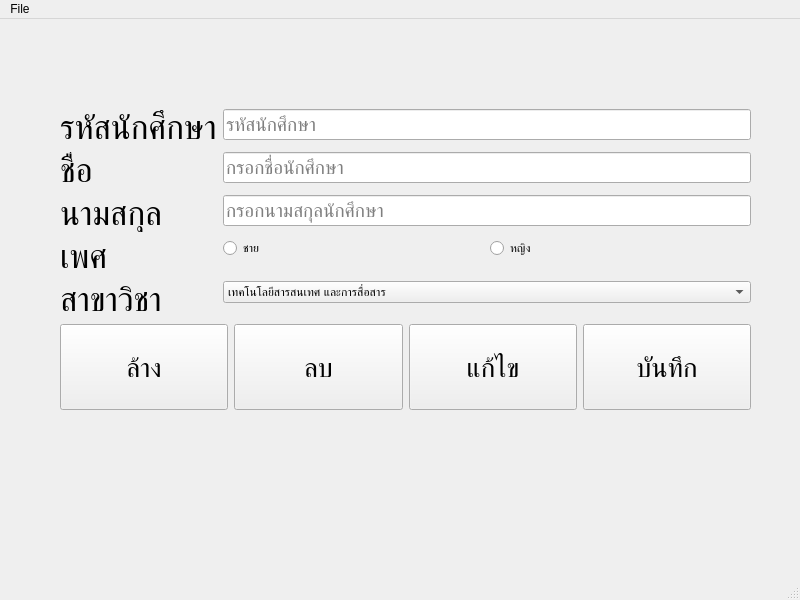
<?xml version="1.0" encoding="UTF-8"?>
<ui version="4.0">
 <class>MainWindow</class>
 <widget class="QMainWindow" name="MainWindow">
  <property name="geometry">
   <rect>
    <x>0</x>
    <y>0</y>
    <width>800</width>
    <height>600</height>
   </rect>
  </property>
  <property name="windowTitle">
   <string>MainWindow</string>
  </property>
  <widget class="QWidget" name="centralwidget">
   <widget class="QWidget" name="">
    <property name="geometry">
     <rect>
      <x>60</x>
      <y>90</y>
      <width>691</width>
      <height>301</height>
     </rect>
    </property>
    <layout class="QVBoxLayout" name="verticalLayout">
     <item>
      <layout class="QFormLayout" name="formLayout">
       <item row="0" column="0">
        <widget class="QLabel" name="label">
         <property name="font">
          <font>
           <pointsize>25</pointsize>
          </font>
         </property>
         <property name="text">
          <string>รหัสนักศึกษา</string>
         </property>
        </widget>
       </item>
       <item row="0" column="1">
        <widget class="QLineEdit" name="lineEdit">
         <property name="font">
          <font>
           <pointsize>14</pointsize>
          </font>
         </property>
         <property name="inputMask">
          <string/>
         </property>
         <property name="text">
          <string/>
         </property>
         <property name="placeholderText">
          <string>รหัสนักศึกษา</string>
         </property>
        </widget>
       </item>
       <item row="1" column="0">
        <widget class="QLabel" name="label_2">
         <property name="font">
          <font>
           <pointsize>25</pointsize>
          </font>
         </property>
         <property name="text">
          <string>ชื่อ</string>
         </property>
        </widget>
       </item>
       <item row="1" column="1">
        <widget class="QLineEdit" name="lineEdit_2">
         <property name="font">
          <font>
           <pointsize>14</pointsize>
          </font>
         </property>
         <property name="inputMask">
          <string/>
         </property>
         <property name="text">
          <string/>
         </property>
         <property name="placeholderText">
          <string>กรอกชื่อนักศึกษา</string>
         </property>
        </widget>
       </item>
       <item row="2" column="0">
        <widget class="QLabel" name="label_3">
         <property name="font">
          <font>
           <pointsize>25</pointsize>
          </font>
         </property>
         <property name="text">
          <string>นามสกุล</string>
         </property>
        </widget>
       </item>
       <item row="2" column="1">
        <widget class="QLineEdit" name="lineEdit_3">
         <property name="font">
          <font>
           <pointsize>14</pointsize>
          </font>
         </property>
         <property name="inputMask">
          <string/>
         </property>
         <property name="text">
          <string/>
         </property>
         <property name="placeholderText">
          <string>กรอกนามสกุลนักศึกษา</string>
         </property>
        </widget>
       </item>
       <item row="3" column="0">
        <widget class="QLabel" name="label_4">
         <property name="font">
          <font>
           <pointsize>25</pointsize>
          </font>
         </property>
         <property name="text">
          <string>เพศ</string>
         </property>
        </widget>
       </item>
       <item row="4" column="0">
        <widget class="QLabel" name="label_5">
         <property name="font">
          <font>
           <pointsize>25</pointsize>
          </font>
         </property>
         <property name="text">
          <string>สาขาวิชา</string>
         </property>
        </widget>
       </item>
       <item row="4" column="1">
        <widget class="QComboBox" name="comboBox">
         <property name="sizePolicy">
          <sizepolicy hsizetype="Preferred" vsizetype="Fixed">
           <horstretch>0</horstretch>
           <verstretch>0</verstretch>
          </sizepolicy>
         </property>
         <item>
          <property name="text">
           <string>เทคโนโลยีสารสนเทศ และการสื่อสาร</string>
          </property>
         </item>
        </widget>
       </item>
       <item row="3" column="1">
        <layout class="QHBoxLayout" name="horizontalLayout">
         <item>
          <widget class="QRadioButton" name="radioButton">
           <property name="text">
            <string>ชาย</string>
           </property>
          </widget>
         </item>
         <item>
          <widget class="QRadioButton" name="radioButton_2">
           <property name="text">
            <string>หญิง</string>
           </property>
          </widget>
         </item>
        </layout>
       </item>
      </layout>
     </item>
     <item>
      <layout class="QHBoxLayout" name="horizontalLayout_2">
       <item>
        <widget class="QPushButton" name="pushButton">
         <property name="sizePolicy">
          <sizepolicy hsizetype="Minimum" vsizetype="Minimum">
           <horstretch>0</horstretch>
           <verstretch>0</verstretch>
          </sizepolicy>
         </property>
         <property name="font">
          <font>
           <pointsize>20</pointsize>
          </font>
         </property>
         <property name="text">
          <string>ล้าง</string>
         </property>
        </widget>
       </item>
       <item>
        <widget class="QPushButton" name="pushButton_2">
         <property name="sizePolicy">
          <sizepolicy hsizetype="Minimum" vsizetype="Minimum">
           <horstretch>0</horstretch>
           <verstretch>0</verstretch>
          </sizepolicy>
         </property>
         <property name="font">
          <font>
           <pointsize>20</pointsize>
          </font>
         </property>
         <property name="text">
          <string>ลบ</string>
         </property>
        </widget>
       </item>
       <item>
        <widget class="QPushButton" name="pushButton_3">
         <property name="sizePolicy">
          <sizepolicy hsizetype="Minimum" vsizetype="Minimum">
           <horstretch>0</horstretch>
           <verstretch>0</verstretch>
          </sizepolicy>
         </property>
         <property name="font">
          <font>
           <pointsize>20</pointsize>
          </font>
         </property>
         <property name="text">
          <string>แก้ไข</string>
         </property>
        </widget>
       </item>
       <item>
        <widget class="QPushButton" name="pushButton_4">
         <property name="sizePolicy">
          <sizepolicy hsizetype="Minimum" vsizetype="Minimum">
           <horstretch>0</horstretch>
           <verstretch>0</verstretch>
          </sizepolicy>
         </property>
         <property name="font">
          <font>
           <pointsize>20</pointsize>
          </font>
         </property>
         <property name="text">
          <string>บันทึก</string>
         </property>
        </widget>
       </item>
      </layout>
     </item>
    </layout>
   </widget>
  </widget>
  <widget class="QMenuBar" name="menubar">
   <property name="geometry">
    <rect>
     <x>0</x>
     <y>0</y>
     <width>800</width>
     <height>33</height>
    </rect>
   </property>
   <widget class="QMenu" name="menuFile">
    <property name="title">
     <string>File</string>
    </property>
    <addaction name="actionOpen"/>
    <addaction name="actionNew"/>
    <addaction name="separator"/>
    <addaction name="actionFile"/>
   </widget>
   <addaction name="menuFile"/>
  </widget>
  <widget class="QStatusBar" name="statusbar"/>
  <action name="actionOpen">
   <property name="text">
    <string>Open</string>
   </property>
  </action>
  <action name="actionNew">
   <property name="text">
    <string>New</string>
   </property>
  </action>
  <action name="actionFile">
   <property name="text">
    <string>Exit</string>
   </property>
  </action>
 </widget>
 <resources/>
 <connections/>
</ui>
